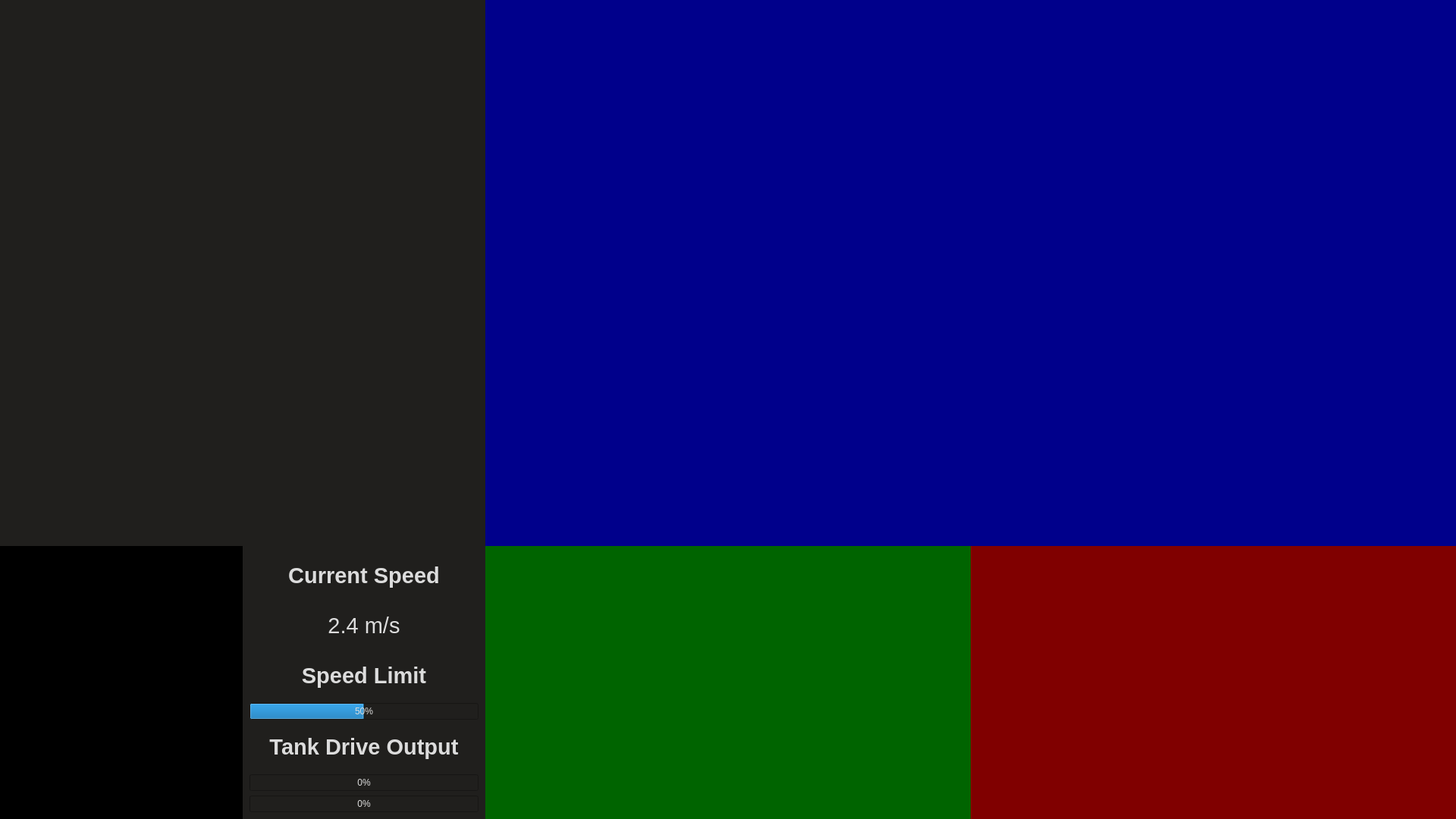
<?xml version="1.0" encoding="UTF-8"?>
<ui version="4.0">
 <class>MainWindow</class>
 <widget class="QMainWindow" name="MainWindow">
  <property name="geometry">
   <rect>
    <x>0</x>
    <y>0</y>
    <width>1920</width>
    <height>1080</height>
   </rect>
  </property>
  <property name="sizePolicy">
   <sizepolicy hsizetype="Fixed" vsizetype="Fixed">
    <horstretch>0</horstretch>
    <verstretch>0</verstretch>
   </sizepolicy>
  </property>
  <property name="minimumSize">
   <size>
    <width>1920</width>
    <height>1080</height>
   </size>
  </property>
  <property name="maximumSize">
   <size>
    <width>1920</width>
    <height>1080</height>
   </size>
  </property>
  <property name="windowTitle">
   <string>MainWindow</string>
  </property>
  <property name="windowOpacity">
   <double>1.000000000000000</double>
  </property>
  <property name="styleSheet">
   <string notr="true">background-color: #201F1D; 
color: #DCDCDC;</string>
  </property>
  <widget class="QWidget" name="centralwidget">
   <layout class="QHBoxLayout" name="horizontalLayout">
    <property name="spacing">
     <number>0</number>
    </property>
    <property name="sizeConstraint">
     <enum>QLayout::SetDefaultConstraint</enum>
    </property>
    <property name="margin">
     <number>0</number>
    </property>
    <item>
     <layout class="QVBoxLayout" name="verticalLayout_2">
      <property name="spacing">
       <number>0</number>
      </property>
      <item>
       <layout class="QVBoxLayout" name="verticalLayout_4">
        <property name="spacing">
         <number>0</number>
        </property>
        <item>
         <widget class="QWidget" name="arm_visualization_widget" native="true">
          <property name="sizePolicy">
           <sizepolicy hsizetype="Fixed" vsizetype="Fixed">
            <horstretch>0</horstretch>
            <verstretch>0</verstretch>
           </sizepolicy>
          </property>
          <property name="minimumSize">
           <size>
            <width>640</width>
            <height>720</height>
           </size>
          </property>
          <property name="maximumSize">
           <size>
            <width>640</width>
            <height>720</height>
           </size>
          </property>
         </widget>
        </item>
        <item>
         <layout class="QHBoxLayout" name="horizontalLayout_4">
          <property name="spacing">
           <number>0</number>
          </property>
          <property name="sizeConstraint">
           <enum>QLayout::SetNoConstraint</enum>
          </property>
          <item>
           <widget class="QWidget" name="heading_widget" native="true">
            <property name="sizePolicy">
             <sizepolicy hsizetype="Fixed" vsizetype="Fixed">
              <horstretch>0</horstretch>
              <verstretch>0</verstretch>
             </sizepolicy>
            </property>
            <property name="minimumSize">
             <size>
              <width>320</width>
              <height>360</height>
             </size>
            </property>
            <property name="maximumSize">
             <size>
              <width>320</width>
              <height>360</height>
             </size>
            </property>
            <property name="styleSheet">
             <string notr="true">background-color:black;;</string>
            </property>
            <layout class="QGridLayout" name="gridLayout">
             <property name="margin">
              <number>0</number>
             </property>
             <property name="spacing">
              <number>0</number>
             </property>
             <item row="0" column="0">
              <widget class="QLabel" name="compass_label">
               <property name="text">
                <string/>
               </property>
              </widget>
             </item>
            </layout>
           </widget>
          </item>
          <item>
           <widget class="QWidget" name="speed_limit_widget" native="true">
            <property name="sizePolicy">
             <sizepolicy hsizetype="Fixed" vsizetype="Fixed">
              <horstretch>0</horstretch>
              <verstretch>0</verstretch>
             </sizepolicy>
            </property>
            <property name="minimumSize">
             <size>
              <width>320</width>
              <height>360</height>
             </size>
            </property>
            <property name="maximumSize">
             <size>
              <width>320</width>
              <height>360</height>
             </size>
            </property>
            <layout class="QVBoxLayout" name="verticalLayout">
             <item>
              <widget class="QLabel" name="label">
               <property name="font">
                <font>
                 <pointsize>22</pointsize>
                 <weight>75</weight>
                 <bold>true</bold>
                </font>
               </property>
               <property name="text">
                <string>Current Speed</string>
               </property>
               <property name="alignment">
                <set>Qt::AlignCenter</set>
               </property>
              </widget>
             </item>
             <item>
              <widget class="QLabel" name="label_2">
               <property name="font">
                <font>
                 <pointsize>22</pointsize>
                </font>
               </property>
               <property name="text">
                <string>2.4 m/s</string>
               </property>
               <property name="alignment">
                <set>Qt::AlignCenter</set>
               </property>
              </widget>
             </item>
             <item>
              <widget class="QLabel" name="label_3">
               <property name="font">
                <font>
                 <pointsize>22</pointsize>
                 <weight>75</weight>
                 <bold>true</bold>
                </font>
               </property>
               <property name="text">
                <string>Speed Limit</string>
               </property>
               <property name="alignment">
                <set>Qt::AlignCenter</set>
               </property>
              </widget>
             </item>
             <item>
              <widget class="QProgressBar" name="progressBar">
               <property name="value">
                <number>50</number>
               </property>
               <property name="alignment">
                <set>Qt::AlignCenter</set>
               </property>
               <property name="orientation">
                <enum>Qt::Horizontal</enum>
               </property>
               <property name="invertedAppearance">
                <bool>false</bool>
               </property>
               <property name="textDirection">
                <enum>QProgressBar::TopToBottom</enum>
               </property>
              </widget>
             </item>
             <item>
              <widget class="QLabel" name="label_4">
               <property name="font">
                <font>
                 <pointsize>22</pointsize>
                 <weight>75</weight>
                 <bold>true</bold>
                </font>
               </property>
               <property name="text">
                <string>Tank Drive Output</string>
               </property>
               <property name="alignment">
                <set>Qt::AlignCenter</set>
               </property>
              </widget>
             </item>
             <item>
              <widget class="QProgressBar" name="progressBar_3">
               <property name="value">
                <number>0</number>
               </property>
              </widget>
             </item>
             <item>
              <widget class="QProgressBar" name="progressBar_2">
               <property name="value">
                <number>0</number>
               </property>
              </widget>
             </item>
            </layout>
           </widget>
          </item>
         </layout>
        </item>
       </layout>
      </item>
     </layout>
    </item>
    <item>
     <layout class="QVBoxLayout" name="verticalLayout_3">
      <property name="spacing">
       <number>0</number>
      </property>
      <item>
       <widget class="QLabel" name="primary_video_label">
        <property name="minimumSize">
         <size>
          <width>1280</width>
          <height>720</height>
         </size>
        </property>
        <property name="maximumSize">
         <size>
          <width>1280</width>
          <height>720</height>
         </size>
        </property>
        <property name="styleSheet">
         <string notr="true">background-color: darkblue;</string>
        </property>
        <property name="text">
         <string/>
        </property>
       </widget>
      </item>
      <item>
       <layout class="QHBoxLayout" name="horizontalLayout_3">
        <property name="spacing">
         <number>0</number>
        </property>
        <item>
         <widget class="QLabel" name="secondary_video_label">
          <property name="minimumSize">
           <size>
            <width>640</width>
            <height>360</height>
           </size>
          </property>
          <property name="maximumSize">
           <size>
            <width>640</width>
            <height>360</height>
           </size>
          </property>
          <property name="styleSheet">
           <string notr="true">background-color:darkgreen;</string>
          </property>
          <property name="text">
           <string/>
          </property>
         </widget>
        </item>
        <item>
         <widget class="QLabel" name="tertiary_video_label">
          <property name="minimumSize">
           <size>
            <width>640</width>
            <height>360</height>
           </size>
          </property>
          <property name="maximumSize">
           <size>
            <width>640</width>
            <height>360</height>
           </size>
          </property>
          <property name="styleSheet">
           <string notr="true">background-color:maroon;</string>
          </property>
          <property name="text">
           <string/>
          </property>
         </widget>
        </item>
       </layout>
      </item>
     </layout>
    </item>
   </layout>
  </widget>
 </widget>
 <resources/>
 <connections/>
</ui>
